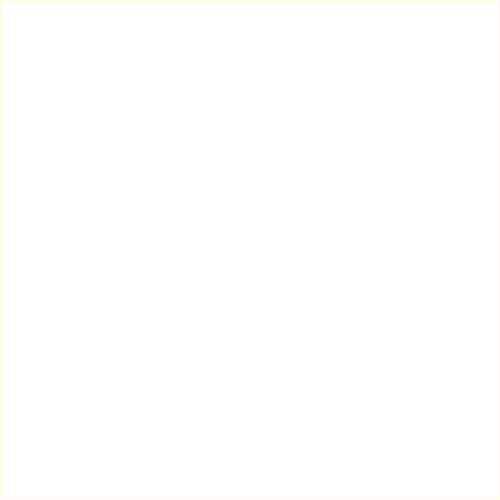
Frame 1 (no input)
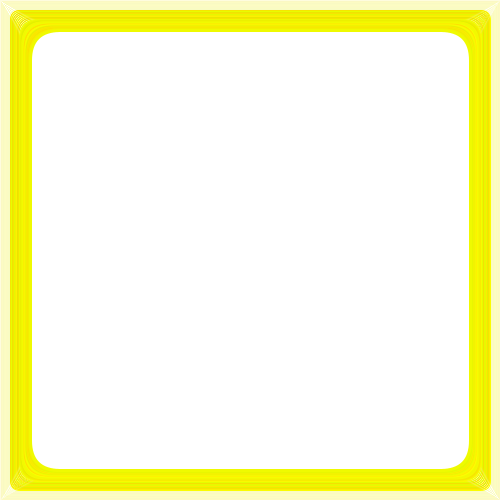
Frame 60 (the mouse pressed at the canvas centre just before this capture)
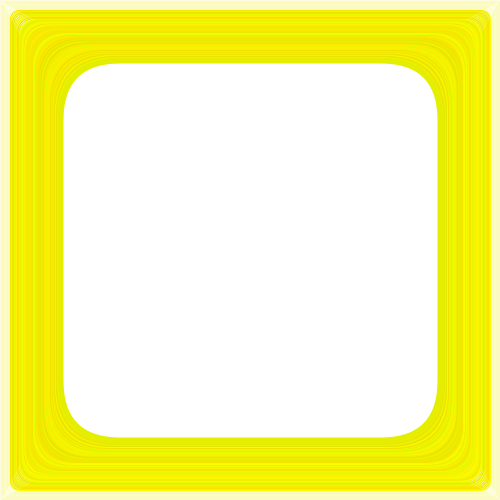
Frame 120 (the mouse held since frame 60 and released just before this capture)

The Processing sketch that drew these frames (run headless with seeded random() and noise(); from frame 60 on, the mouse is pressed at the canvas centre):

// Processing sketch: processing_141946
// ── processing_141946.pde

void setup() {
  size(500, 500);
  smooth();
  background(255);
  frameRate(50);
}

void draw() {
  noFill();
  stroke(random(225, 255), random(225, 255), 0);
  strokeWeight(frameCount/20);
  rect(frameCount/2, frameCount/2, 500-frameCount, 500-frameCount, frameCount/2);
  if (frameCount > 500) {
    frameCount = 0;
  }
  fill(random(225, 255), random(225, 255), 0);
}
